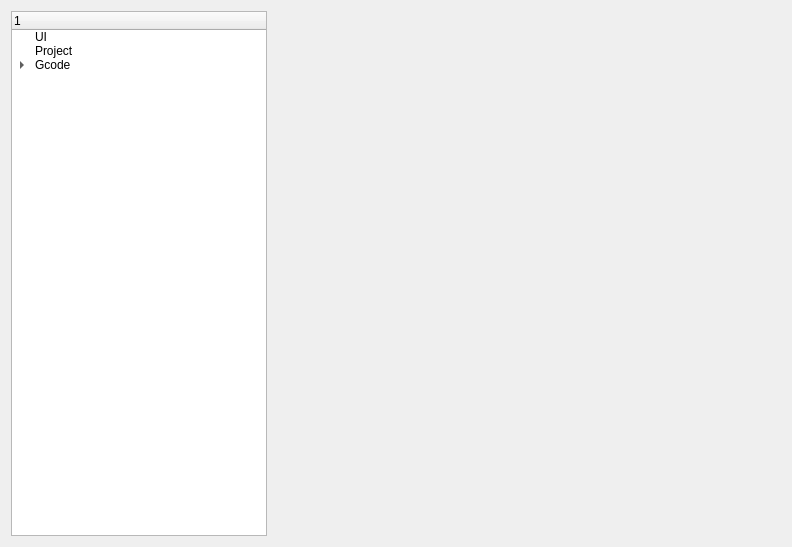
<?xml version="1.0" encoding="UTF-8"?>
<ui version="4.0">
 <class>PropertiesDialog</class>
 <widget class="QDialog" name="PropertiesDialog">
  <property name="geometry">
   <rect>
    <x>0</x>
    <y>0</y>
    <width>792</width>
    <height>547</height>
   </rect>
  </property>
  <property name="windowTitle">
   <string>Properties</string>
  </property>
  <property name="modal">
   <bool>true</bool>
  </property>
  <layout class="QHBoxLayout" name="horizontalLayout" stretch="0,1">
   <item>
    <widget class="QTreeWidget" name="treeWidget">
     <column>
      <property name="text">
       <string/>
      </property>
     </column>
     <item>
      <property name="text">
       <string>UI</string>
      </property>
     </item>
     <item>
      <property name="text">
       <string>Project</string>
      </property>
     </item>
     <item>
      <property name="text">
       <string>Gcode</string>
      </property>
      <item>
       <property name="text">
        <string>Generation</string>
       </property>
      </item>
      <item>
       <property name="text">
        <string>Sender</string>
       </property>
      </item>
     </item>
    </widget>
   </item>
   <item>
    <widget class="QStackedWidget" name="stackedWidget">
     <property name="frameShape">
      <enum>QFrame::NoFrame</enum>
     </property>
     <property name="frameShadow">
      <enum>QFrame::Plain</enum>
     </property>
     <widget class="QWidget" name="UI"/>
     <widget class="QWidget" name="Project"/>
     <widget class="QWidget" name="Gcode"/>
    </widget>
   </item>
  </layout>
 </widget>
 <resources/>
 <connections/>
</ui>
